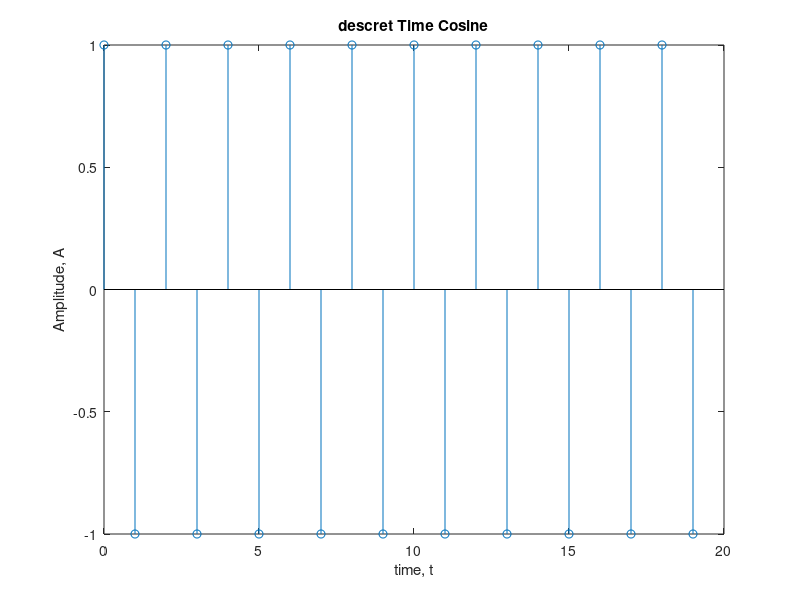

Recreate this plot in MATLAB.
clc 
clear all 
close all
t = 0:19;
xt = cos(2*pi*t/2); 
stem(t, xt); % plot signal
xlabel('time, t');
ylabel('Amplitude, A');
title('descret Time Cosine');
abs_xt_2 = abs(xt).^2; % take absolute square of signal
T = 20; 
pxt = sum(abs_xt_2)/T % power of given signal
